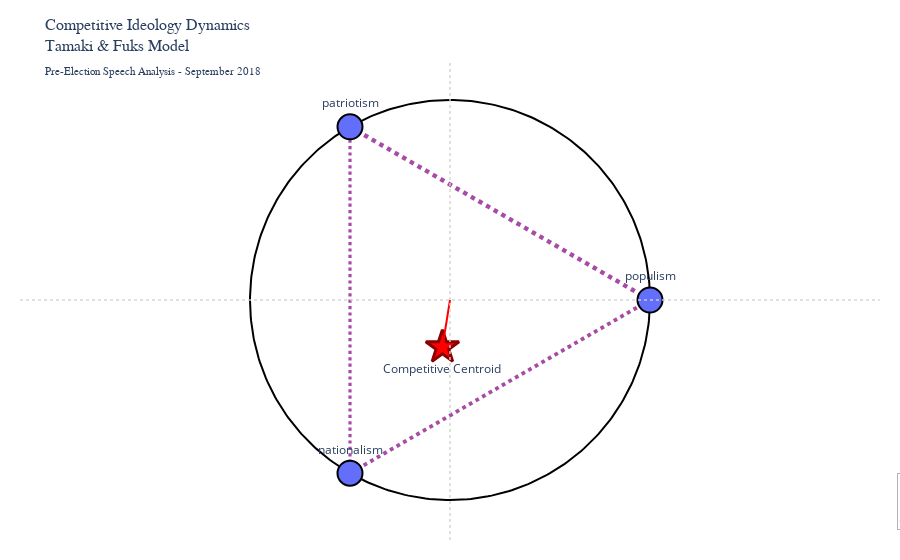

The notebook cell saved with this chart:
### Code cell
# Create competitive dynamics visualization
fig_competition = viz.plot_competitive_dynamics(
    anchors=anchors,
    competition_config=competition_config,
    signature_scores=bolsonaro_speeches['Pre-Election (September 2018)'],
    title="Competitive Ideology Dynamics<br>Tamaki & Fuks Model<br><sub>Pre-Election Speech Analysis - September 2018</sub>"
)

# Analyze the competitive effects
original_scores = bolsonaro_speeches['Pre-Election (September 2018)']
adjusted_scores = viz._apply_competition_effects(original_scores, competition_config)

print("⚔️ Competitive dynamics analysis:")
print(f"   Original populism: {original_scores['populism']:.2f}")
print(f"   After competition: {adjusted_scores['populism']:.2f}")
print(f"   Crowding effect: {(original_scores['populism'] - adjusted_scores['populism']):.3f}")
print("")
print("🔍 This demonstrates the Tamaki & Fuks insight:")
print("   'Patriotism and nationalism compete with populism,'")
print("   'leaving less room for the people in discourse'")

### Figure 1 — Plotly figure (JSON) as saved in the notebook; plotly's stock layout.template omitted (floating-point values rounded to 4 significant figures; data arrays with more than 128 entries replaced by an {"elided": "..."} marker saying what was removed)
{"data": [{"line": {"color": "black", "width": 2}, "mode": "lines", "name": "Boundary", "showlegend": false, "type": "scatter", "x": {"elided": "361 float values"}, "y": {"elided": "361 float values"}}, {"hovertemplate": "Competition<br>populism ↔ patriotism<br>Strength: 0.80<extra></extra>", "line": {"color": "purple", "dash": "dot", "width": 4.4}, "mode": "lines", "name": "Competition: populism ↔ patriotism", "opacity": 0.7, "type": "scatter", "x": [1, -0.5], "y": [0, 0.866]}, {"hovertemplate": "Competition<br>populism ↔ nationalism<br>Strength: 0.60<extra></extra>", "line": {"color": "purple", "dash": "dot", "width": 3.8}, "mode": "lines", "name": "Competition: populism ↔ nationalism", "opacity": 0.7, "type": "scatter", "x": [1, -0.5], "y": [0, -0.866]}, {"hovertemplate": "Competition<br>patriotism ↔ nationalism<br>Strength: 0.40<extra></extra>", "line": {"color": "purple", "dash": "dot", "width": 3.2}, "mode": "lines", "name": "Competition: patriotism ↔ nationalism", "opacity": 0.7, "type": "scatter", "x": [-0.5, -0.5], "y": [0.866, -0.866]}, {"hovertemplate": "<b>populism</b><br>Angle: 0°<br>Weight: 1.0<br>Type: populist_ideology<extra></extra>", "marker": {"color": "#636EFA", "line": {"color": "black", "width": 2}, "size": 25, "symbol": "circle"}, "mode": "markers+text", "name": "populism", "text": ["populism"], "textposition": "top center", "type": "scatter", "x": [1], "y": [0]}, {"hovertemplate": "<b>patriotism</b><br>Angle: 120°<br>Weight: 1.0<br>Type: state_ideology<extra></extra>", "marker": {"color": "#636EFA", "line": {"color": "black", "width": 2}, "size": 25, "symbol": "circle"}, "mode": "markers+text", "name": "patriotism", "text": ["patriotism"], "textposition": "top center", "type": "scatter", "x": [-0.5], "y": [0.866]}, {"hovertemplate": "<b>nationalism</b><br>Angle: 240°<br>Weight: 1.0<br>Type: nation_ideology<extra></extra>", "marker": {"color": "#636EFA", "line": {"color": "black", "width": 2}, "size": 25, "symbol": "circle"}, "mode": "markers+text", "name": "nationalism", "text": ["nationalism"], "textposition": "top center", "type": "scatter", "x": [-0.5], "y": [-0.866]}, {"hovertemplate": "<b>Competitive Centroid</b><br>Position: (-0.038, -0.236)<br>Distance: 0.239<br>Total Strength: 1.684<extra></extra>", "marker": {"color": "red", "line": {"color": "darkred", "width": 3}, "size": 25, "symbol": "star"}, "mode": "markers+text", "name": "Competitive Centroid", "text": ["Competitive Centroid"], "textposition": "bottom center", "type": "scatter", "x": [-0.0379], "y": [-0.2359]}, {"hoverinfo": "skip", "line": {"color": "red", "dash": "solid", "width": 2}, "mode": "lines", "showlegend": false, "type": "scatter", "x": [0, -0.0379], "y": [0, -0.2359]}], "layout": {"annotations": [{"bgcolor": "rgba(255, 255, 255, 0.8)", "bordercolor": "rgba(0, 0, 0, 0.3)", "borderwidth": 1, "font": {"size": 10}, "showarrow": false, "text": "Competition Effects:<br>• Dotted lines show competitive relationships<br>• Line thickness indicates competition strength<br>• Centroid shows result after competition dilution", "x": 1.02, "xanchor": "left", "xref": "paper", "y": 0.02, "yanchor": "bottom", "yref": "paper"}], "autosize": true, "margin": {"b": 20, "l": 20, "r": 20, "t": 60}, "paper_bgcolor": "white", "plot_bgcolor": "white", "shapes": [{"line": {"color": "lightgray", "dash": "dot"}, "opacity": 0.7, "type": "line", "x0": 0, "x1": 1, "xref": "x domain", "y0": 0, "y1": 0, "yref": "y"}, {"line": {"color": "lightgray", "dash": "dot"}, "opacity": 0.7, "type": "line", "x0": 0, "x1": 0, "xref": "x", "y0": 0, "y1": 1, "yref": "y domain"}], "showlegend": false, "title": {"font": {"family": "Arial", "size": 16}, "text": "Competitive Ideology Dynamics<br>Tamaki & Fuks Model<br><sub>Pre-Election Speech Analysis - September 2018</sub>"}, "xaxis": {"range": [-1.2, 1.2], "scaleanchor": "y", "scaleratio": 1, "visible": false}, "yaxis": {"range": [-1.2, 1.2], "visible": false}}}
